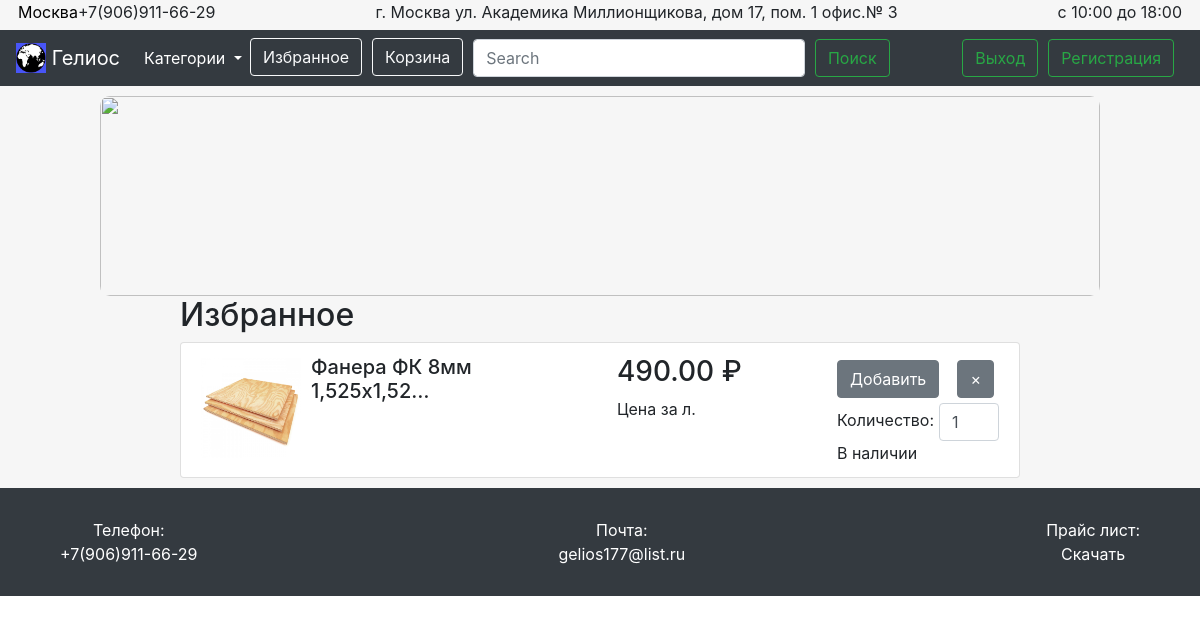
The page /favorites/ (signed in) on the database its author committed.
### product/models.py (models this page shows, shortened)
class Product(models.Model):
    name = models.CharField(max_length=100, blank=True, null=True, default=None)
    price = models.DecimalField(max_digits=10, decimal_places=2, default=0)
    price_per_some = models.ForeignKey(PricePerSome, blank=True, null=True, default=None)
    characteristic = models.TextField(blank=True, null=True, default=None)
    description = models.TextField(blank=True, null=True, default=None)
    category = models.ForeignKey(Category, blank=True, null=True, default=None)
    image = models.ImageField(upload_to='product_images\\')
    is_active = models.BooleanField(default=True)
    is_main = models.BooleanField(default=False)
    created = models.DateTimeField(auto_now_add=True, auto_now=False)
    updated = models.DateTimeField(auto_now_add=False,auto_now=True)
    class Meta:
        verbose_name = 'Товар'
        verbose_name_plural = 'Товары'

class PricePerSome(models.Model):
    name = models.CharField(max_length=100, blank=True, null=True, default=None)
    created = models.TimeField(auto_now_add=True, auto_now=False)
    updated = models.TimeField(auto_now_add=False, auto_now=True)
    def __str__(self):
        return 'Цена за ' + self.name
    class Meta:
        verbose_name = 'Цена за ...'
        verbose_name_plural = 'Цены за ...'

### favorites/views.py (the view)
# urls.py: url(r'^', include('favorites.urls')),
def favorites(request):
    is_login = request.user.is_authenticated()
    user_name = request.user.username
    ids = UserData.objects.get(owner_name=user_name).liked_data
    if ids != '':
        ids = list(map(int, ids.split(' ')))
    else:
        ids = []
    len_user_data = len(ids)
    new_ids = []
    favorite_products = []
    for id_prod in ids:
        try:
            favorite_products.append(Product.objects.get(id=id_prod))
            new_ids.append(str(id_prod))
        except:
            pass
    ids = ' '.join(new_ids)
    data = UserData.objects.get(owner_name=user_name)
    data.liked_data = ids
    data.save(update_fields=['liked_data'])
    return render(request, 'favorites.html', locals())

### nav/templatetags/nav_items.py (called while the page is built)
@register.inclusion_tag('dropdown.html', takes_context=True)
def dropdown(context):
    res = []
    for elem in Category.objects.all():
        url = '_'.join(elem.name.split(' '))
        res.append([elem.name, url])
    return {'items': res}

### templates/favorites.html (shortened to what this page needs)
{% extends 'base.html' %}
{% load static %}
{% block content %}
    <div id="cat-container"
         data-len="{{ len_user_data }}"
    >
    <h2>Избранное</h2>
    {% if len_user_data %}
      <ul class="list-group">
        {% for product in favorite_products %}
          <li class="list-group-item {{ product.id }}-to-remove-fav-class">
            <div id="cat-prod-container">
              <div id="cat-prod-left">
                <a href="{% url 'product' product.id %}">
                  <img src="../../static/media/{{ product.image }}" id="best-product-image">
                </a>
                <h5>{{ product.name|truncatechars_html:25 }}</h5>
              </div>
              <div id="cat-prod-right">
                <div id="cat-prod-right-left">
                  <h3 id="best-product-price">{{ product.price }} &#8381</h3>
                  <div id="best-price-per-one">{{ product.price_per_some }}</div>
                </div>
                <div id="cat-prod-right-right">
                  <div id="cat-btn-cont">
                    <button type="button" class="btn btn-secondary to-order-butt {{ product.id }}-to-hide-btn"
                              data-product_id = "{{ product.id }}"
                              data-is_delete = "false"
                              data-loc = "main"
                      >Добавить</button>
                    <form class="product-liked-form" id="cat-prod-buttons" action="{% url 'update_favorites' %}">
                      <button class="btn btn-secondary like-butt" id="fav-del-butt"
                              data-product_id = "{{ product.id }}"
                              data-is_delete="true"
                              data-loc="main"
                      >&#215;</button>
                    </form>
                  </div>
                  <form id="cat-prod-form" class="product-stuff-cont" action="{% url 'update_order' %}">
                    <div class="label-input-controlled">Количество:</div>
                    <input class="form-control {{ product.id }}-product-input" type="number" id="count-of-best-product"
                           min="0" max="1000000" value="1" placeholder="0">
                  </form>
                  {% if product.is_active%}
                    <div>В наличии</div>
                  {% else %}
                    <div>Нет в наличии</div>
                  {% endif %}
                </div>
              </div>
            </div>
          </li>
        {% endfor %}
      </ul>
    {% else %}
      <div id="zero-found">
        <p>Ничего не найдено</p>
      </div>
    {% endif %}
  </div>
  <div id="cat-vacuum"></div>
{% endblock %}

### static/css/base.css (style rules this page uses)
.label-input-controlled { margin-top: 5px; }
#best-product-image { width: 100%; height: 250px; margin-top: 3px; }
#best-product-price { width: 200px; }
#cat-vacuum { height: 10px; }
#cat-container { width: 70%; margin: auto; }
#cat-prod-container { display: flex; flex-direction: row; justify-content: space-between; }
#cat-prod-left { display: flex; flex-direction: row; justify-content: flex-start; }
#cat-prod-left img { width: 100px; height: 100px; }
#cat-prod-left h5 { width: 50%; margin-left: 10px; }
#cat-prod-right { display: flex; flex-direction: row; justify-content: flex-start; }
#cat-prod-right-left { display: flex; flex-direction: column; margin-right: 20px; }
#cat-prod-right-right { display: flex; flex-direction: column; }
#cat-btn-cont { display: flex; flex-direction: row; justify-content: space-between; margin-top: 5px; }
#cat-prod-buttons { display: flex; flex-direction: row; justify-content: flex-start; }
#cat-prod-buttons button { margin-right: 5px; }
#cat-prod-form { display: flex; flex-direction: row; justify-content: flex-start; margin-top: 5px; }
#cat-prod-form input { width: 60px; margin-left: 5px; }
#fav-del-butt { color: white; }

### rows shown on the page
Product: image (picture), name "Фанера ФК 8мм 1,525х1,52…", price "490.00", price_per_some "Цена за л.", is_active "В наличии"
